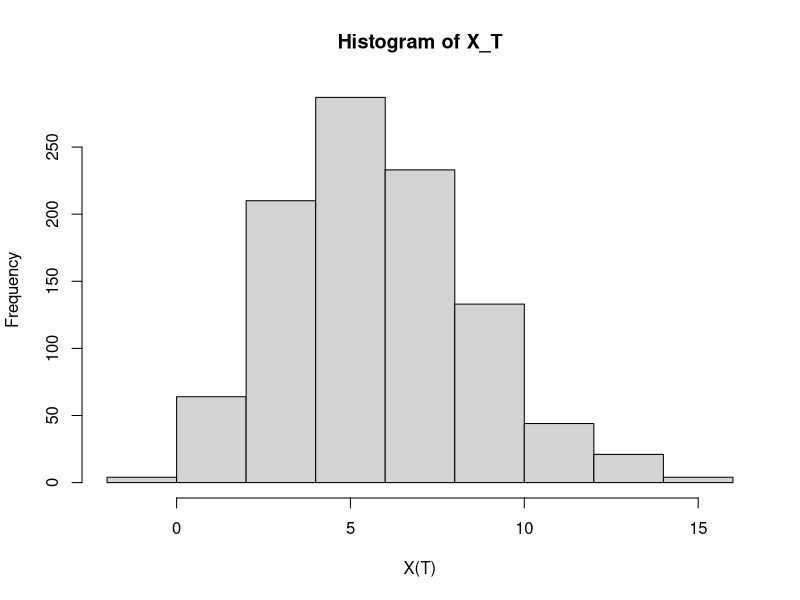

Here is the R script that generated this plot:
# Replicating script ------------------------------------------------------
# Author: Alejandro Jiménez Rico <aljrico@gmail.com>



# Libraries ---------------------------------------------------------------

library(ggplot2)
library(dplyr)


# Parameters --------------------------------------------------------------

alpha <- 0.0343 # Expected return of the risky market
sigma <- 0.1544 # Expected volatility of the risky market
a <- 1 # Factor 'a'
years <- 60 # Total time
A <- 0.5 # Factor 'A'
K <- 42 # Factor 'K'
nsim <- 1000 # Number of simulations
gamma <- -alpha/(A*sigma^2)+1 # Factor 'gamma'
c <- a # Factor 'c'

# Array that defines the actual wealth of the investor at every time step
x <- c()
x[1] <- a # Initial wealth

# Array that contains the inputs and outputs of cash within each investor's account
C <- append(rep(a, round(years/2)),rep(-a, round(years/2)))

# Array that stores the final wealth of each investor
X_T <- c()

# Array that stores the historic 'pi' factor of an investor
pirec <- c()



# Functions ---------------------------------------------------------------

# Computation of 'pi' value
fpi <- function(A, K, X, C, time){
	g <- sum(C[-c(1:time)])
	xpi <- A*(K + X + g)
	return(xpi)
}

# Expected Shortfall
ES <- function(distr, a){
	VaR <- quantile(distr, a)
	ES <- mean(distr[distr<VaR])

	return(ES)
}

# Stock Simulation --------------------------------------------------------
pi <- 0.1


for (j in 1:nsim){
	for (i in 1:years){
		time <- i
		X <- x[i]
		#xpi <- fpi(A,K,X,C,time)
		xpi <- pi*X
		pirec[i] <- xpi/X
		win <- rnorm(1)
		x[i+1] <- xpi*exp(alpha - sigma*sigma*0.5 + win*sigma) + (1-pirec[i])*x[i] + C[i]
	}
	X_T[j] <- x[years]
}



# Measurements ------------------------------------------------------------

# Final return of every individual
x_m <- median(X_T)
ret2 <- (1/years)*(-1 + (1 + (2*(x_m))/(c*years))^(1/2))*100

# Pi value of the benchmark
pi_b <- log(1+median(ret2))/alpha

# Histogram simple visualisation
hist(X_T, xlab= "X(T)")

# Output of final results
ES(X_T, 0.05)
ret2
pi_b

